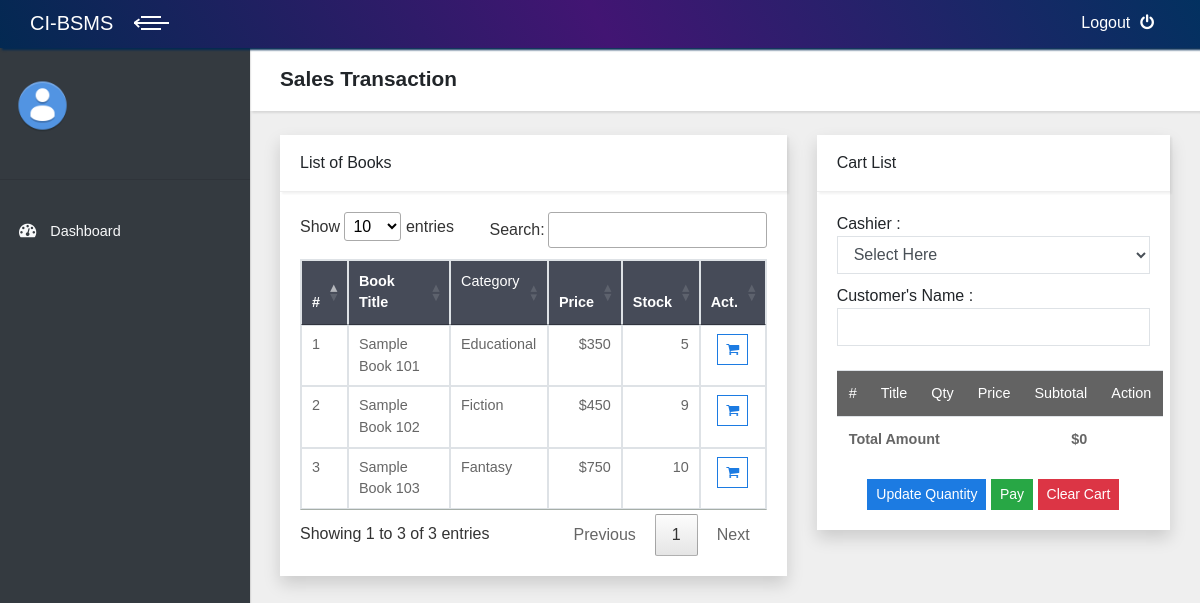
Page /index.php/transaction on the committed database.
### tables this page shows
CREATE TABLE `book` (
  `book_code` int(11) NOT NULL,
  `book_title` varchar(100) NOT NULL,
  `year` int(11) NOT NULL,
  `category_code` int(11) NOT NULL,
  `price` int(25) NOT NULL,
  `book_img` varchar(100) NOT NULL,
  `publisher` varchar(100) NOT NULL,
  `writer` varchar(100) NOT NULL,
  `stock` int(11) NOT NULL
);

CREATE TABLE `book_category` (
  `category_code` int(11) NOT NULL,
  `category_name` varchar(100) NOT NULL
);

### application/controllers/Transaction.php (called while the page is built, shortened)
<?php
class Transaction extends CI_Controller {
		public function __construct()
		{
			$this->load->model('m_transaction','trans');
			$this->load->model('m_book','book');
		}
	public function index()
	{
		$data['transaction']=$this->trans->tm_transaction();
		$data['get_book']=$this->book->get_book();
		$data['content']="v_transaction";
		$this->load->view('template', $data, FALSE);
	}
}

### index.php (called while the page is built, shortened)
<?php
require_once BASEPATH.'core/CodeIgniter.php';

### application/models/M_book.php (called while the page is built, shortened)
<?php
class M_book extends CI_Model {
	public function get_book()
	{
		$tm_book=$this->db->join('book_category','book_category.category_code=book.category_code')
		->get('book')->result();
		return $tm_book;
	}
}

### application/views/v_transaction.php (the view, shortened to what this page needs)
<header class="page-header">
  <div class="container-fluid">
    <h2 class="no-margin-bottom">Sales Transaction</h2>
  </div>
</header>
<br>
<div class="container-fluid">
	<div class="row">
		<div class="col-md-7">
			<div class="card rouded-0 shadow">
				<div class="card-header">
					<div class="card-title mb-0">List of Books</div>
				</div>
				<div class="card-body">
					<table class="table table-hover table-bordered" id="example" style="background-color: #eef9f0;">
						<thead style="background-color: #464b58; color:white;">
							<tr>
								<th>#</th>
								<th>Book Title</th>
								<td>Category</td>
								<th>Price</th>
								<th>Stock</th>
								<th>Act.</th>
							</tr>
						</thead>
						<tbody style="background-color: white;">
							<?php $no=0; foreach ($get_book as $book): $no++; ?>
								<tr>
									<td><?=$no?></td>
									<td><?=$book->book_title?></td>
									<td><?=$book->category_name?></td>
									<td class="text-right">$<?=$book->price?></td>
									<td class="text-right"><?=$book->stock?></td>
									<td class="text-center"><a href="<?=base_url('index.php/transaction/addcart/'.$book->book_code)?>"><button class="btn btn-outline-primary rounded-0 btn-sm"><span class="fa fa-shopping-cart" aria-hidden="true"></span></button></a></td>
								</tr>
							<?php endforeach ?>
						</tbody>
					</table>
				</div>
			</div>
		</div>
		<div class="col-md-5">
			<div class="card rounded-0 shadow">
				<div class="card-header">
					<div class="card-title mb-0">Cart List</div>
				</div>
				<div class="card-body">
					<form action="<?=base_url('index.php/transaction/save')?>" method="post">
						Cashier : <select name="user_code" class="form-control">
						<option disabled selected>Select Here</option>
							</select>
							Customer's Name : <input type="text" name="buyer_name" class="form-control"><br>
						<table class="table table-hover" id="example" style="background-color: white;">
						<thead style="background-color:#636363; color:white;">
						<tr>
							<td>#</td>
							<td>Title</td>
							<td>Qty</td>
							<td>Price</td>
							<td>Subtotal</td>
							<td>Action</td>
						</tr>
						</thead>
							<th colspan="4">Total Amount</th>
							<th class="text-right">$<?=number_format($this->cart->total())?></th>
							<th></th>
						</table>
						<div class="text-center">
						<input type="submit" name="update" value="Update Quantity" class="btn btn-primary rounded-0 btn-sm">
						<input type="submit" name="pay" onclick="return confirm('Are you sure?')" class="btn btn-success rounded-0 btn-sm" value="Pay">
						<a class="btn btn-danger rounded-0 btn-sm" href="<?=base_url('index.php/transaction/clearcart')?>">Clear Cart</a>
						</div>
					</form>
				</div>
			</div>
		</div>
	</div>
</div>

### assets/css/style.default.css (style rules this page uses)
body { overflow-x: hidden; }
a, i, span { display: inline-block; text-decoration: none; -webkit-transition: all 0.3s; transition: all 0.3s; }
.container-fluid { padding: 0 30px; }
header.page-header { padding: 20px 0; }
table { font-size: 0.9em; color: #666; }
.page-header { background: #fff; padding: 20px; -webkit-box-shadow: 2px 2px 2px rgba(0, 0, 0, 0.1); box-shadow: 2px 2px 2px rgba(0, 0, 0, 0.1); position: relative; z-index: 8; }
button, input { outline: none !important; }
.card { margin-bottom: 30px; -webkit-box-shadow: 2px 2px 2px rgba(0, 0, 0, 0.1), -1px 0 2px rgba(0, 0, 0, 0.05); box-shadow: 2px 2px 2px rgba(0, 0, 0, 0.1), -1px 0 2px rgba(0, 0, 0, 0.05); }
.card-header { -webkit-box-shadow: 2px 2px 2px rgba(0, 0, 0, 0.05); box-shadow: 2px 2px 2px rgba(0, 0, 0, 0.05); }
.no-margin-bottom { margin-bottom: 0 !important; }
.form-control { border: 1px solid #dee2e6; border-radius: 0; padding: 0.375rem 0.75rem; }
button, input[type="submit"] { cursor: pointer; font-family: inherit; font-weight: 300 !important; }
select { margin-bottom: 10px; }
select option { color: #999; }
.btn { font-weight: 400; border: 1px solid transparent; padding: 0.375rem 0.75rem; font-size: 1rem; line-height: 1.5; border-radius: 0.25rem; -webkit-transition: background-color 0.15s ease-in-out, border-color 0.15s ease-in-out, -webkit-box-shadow 0.15s ease-in-out; transition: background-color 0.15s ease-in-out, border-color 0.15s ease-in-out, -webkit-box-shadow 0.15s ease-in-out; transition: background-color 0.15s ease-in-out, border-color 0.15s ease-in-out, box-shadow 0.15s ease-in-out; transition: background-color 0.15s ease-in-out, border-color 0.15s ease-in-out, box-shadow 0.15s ease-in-out, -webkit-box-shadow 0.15s ease-in-out; }
.btn-primary { color: color-yiq(#1c7be2); background-color: #1c7be2; border-color: #1c7be2; }
.btn-success { color: color-yiq(#28a745); background-color: #28a745; border-color: #28a745; }
.btn-danger { color: color-yiq(#dc3545); background-color: #dc3545; border-color: #dc3545; }
.btn-outline-primary { color: #1c7be2; background-color: transparent; background-image: none; border-color: #1c7be2; }
.btn-sm { padding: 0.25rem 0.5rem; font-size: 0.875rem; line-height: 1.5; border-radius: 0.2rem; }
body { font-family: "Poppins", sans-serif; font-size: 1rem; font-weight: 400; line-height: 1.5; color: #212529; background-color: #fff; }
a { color: #1c7be2; text-decoration: none; }
h1, h2, h3, h4, h5, h6, .h1, .h2, .h3, .h4, .h5, .h6 { margin-bottom: 0.5rem; font-family: inherit; font-weight: 700; line-height: 1.1; color: inherit; }
h2, .h2 { font-size: 1.3rem; }
.card { background-color: #fff; border: 0 solid #eee; border-radius: 0; }
.card-body { padding: 1.25rem; }
.card-title { margin-bottom: 1rem; }
.card-header { padding: 1rem 1.25rem; background-color: #fff; border-bottom: 1px solid #eee; }
.card-header:first-child { border-radius: 0 0 0 0; }

### rows in the picture
book: book_title "Sample Book 101", category_code.category_name "Educational", price "350", stock "5"
book: book_title "Sample Book 102", category_code.category_name "Fiction", price "450", stock "9"
book: book_title "Sample Book 103", category_code.category_name "Fantasy", price "750", stock "10"

### other values in the picture
$this->cart->total() "0"
